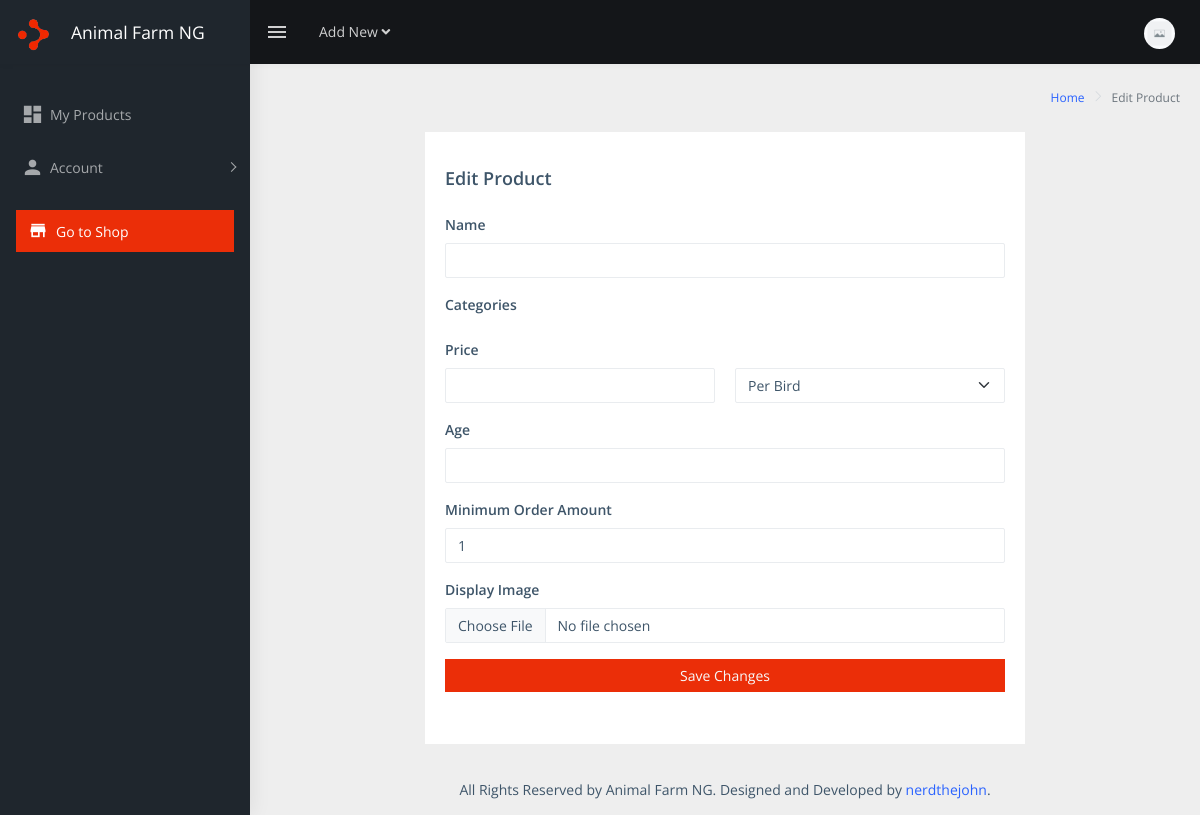
The page /dashboard/edit_product/name-jrxbe/ (signed in) on the database as committed earlier.
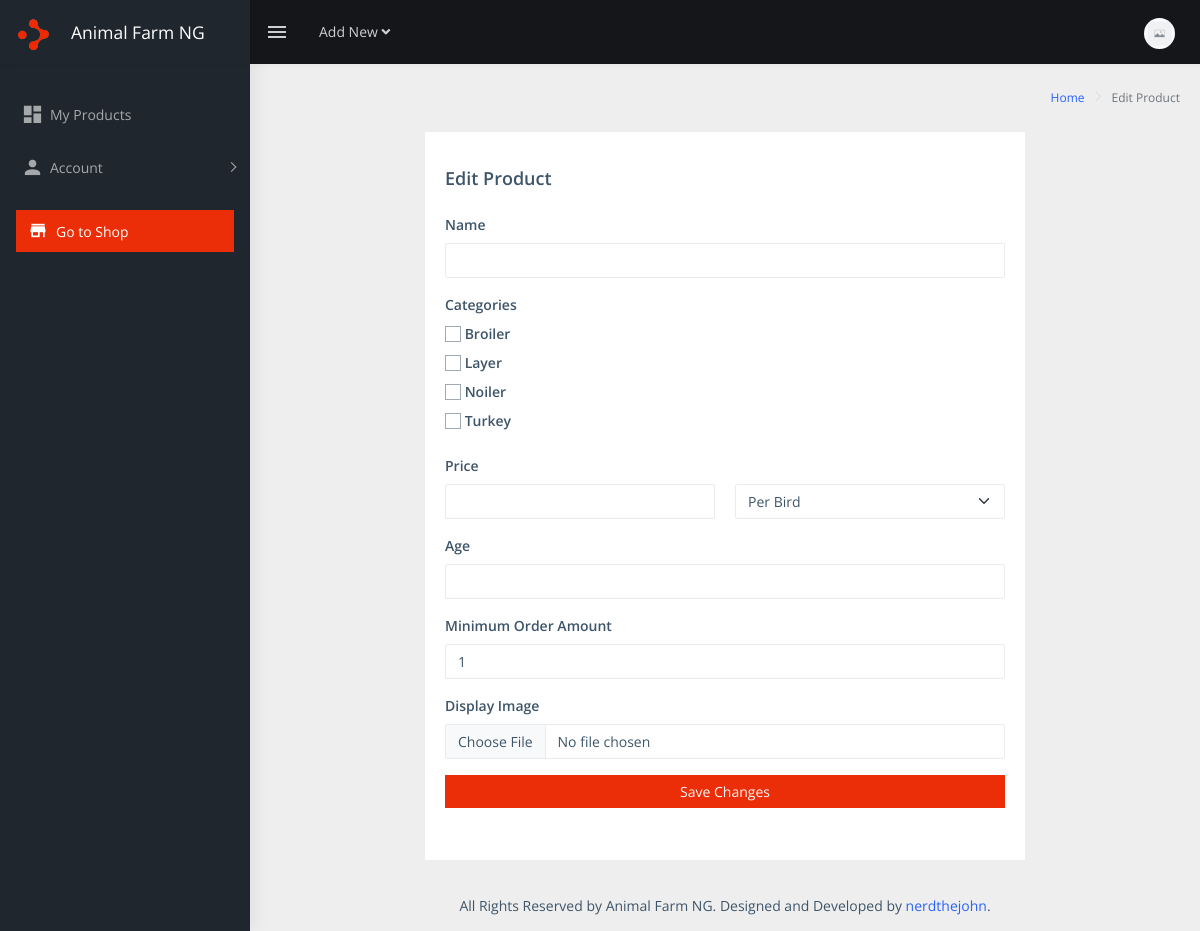
The same page on the database as committed later.
### shop/models.py (models this page shows, shortened)
class Category(models.Model):
    name = models.CharField(max_length=100)
    slug = models.CharField(max_length=250)
    class Meta:
        verbose_name_plural = "categories"

### dashboard/views.py (the view, shortened to what this page needs)
# urls.py: path('edit_product/<slug:slug>/', views.edit_product, name="edit_product"),
@login_required
@is_vendor
def edit_product(request, slug):
    product = Product.objects.filter(slug=slug).first()
    form = ProductForm(request.POST or None, request.FILES or None, instance=product)
    all_categories = Category.objects.all()
    context = {"form": form, "all_categories": all_categories}
    return render(request, "dashboard/edit_product.html", context)

### shop/forms.py (shortened to what this page needs)
class ProductForm(forms.ModelForm):
    class Meta:
        model = Product
        fields = ('name','display_image', 'price', 'quantity','age','minimum_order_amount')
        widgets = {
        'name':TextInput(attrs={'class':'form-control', 'required':'required'}),
        'age' : TextInput(attrs={'class':'form-control', 'required':'required'}),
        'price' : NumberInput(attrs={'class':'form-control', 'required':'required'}),
        'quantity': Select(attrs={'class':"form-control form-select", 'required':'required'}),
        'minimum_order_amount' : NumberInput(attrs={'class':'form-control', 'required':'required'}),
        'display_image' : FileInput(attrs={'class':'form-control', 'required':'required'})
    }

### templates/dashboard/edit_product.html (shortened to what this page needs)
{% extends "dashboard_base.html" %}
{% block page_name %}
Edit Product
{% endblock %}
{% block body %}
<div class="card mx-auto py-3">
    <div class="card-body">
    <h4 class="card-title mb-4">Edit Product</h4>
    <form action="" method="post" enctype="multipart/form-data">
        <div class="form-group mb-3">
            <label>Name</label>
            {{form.name}}
            </div>
        <div class="form-group my-3">
            <label>Categories</label>
            {% for category in all_categories%}
                <div class="form-check-group">
                    <input  class="form-check-input" type="checkbox" name="categories" value="{{category.slug}}">
                    <label class="form-check-label" for="flexCheckDefault">
                        {{category.name}}
                    </label>
                </div>
            {% endfor %}
        </div>
        <div class="form-group mb-3">
            <label>Price</label>
            <div class="row">
                <div class="col-6">{{form.price}}</div>
                <div class="col-6">{{form.quantity}}</div>
            </div>
        </div>
        <div class="form-group mb-3">
            <label>Age</label>
            {{form.age}}
        </div>
        <div class="form-group mb-3">
            <label>Minimum Order Amount</label>
            {{form.minimum_order_amount}}
        </div>
        <div class="form-group mb-3">
            <label>Display Image</label>
            {{form.display_image}}
        </div>
        <div class="form-group mt-2">
            <button type="submit" class="btn btn-orange text-light btn-block"> Save Changes</button>
        </div>
    </form>
    </div>
</div>
{% endblock %}

Rows that differ between the two databases and show on the page:
added Category: name "Broiler"
added Category: name "Layer"
added Category: name "Noiler"
added Category: name "Turkey"
